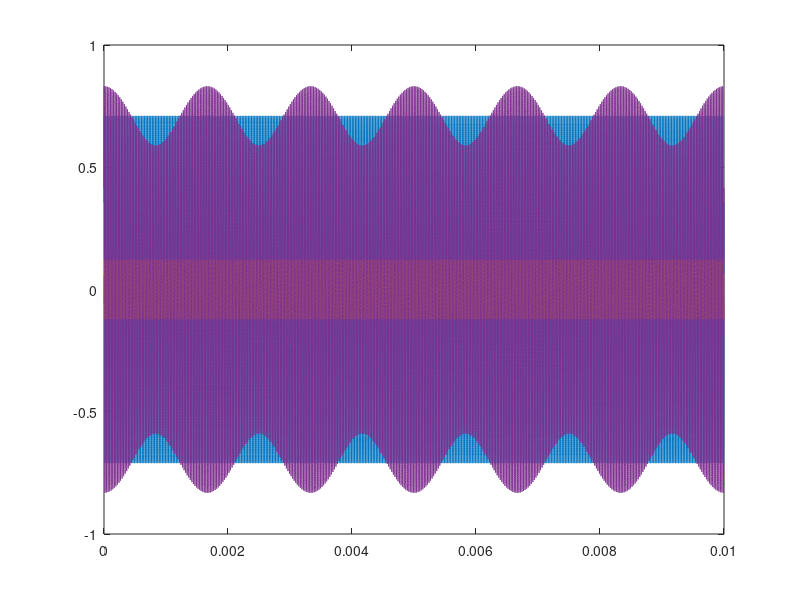
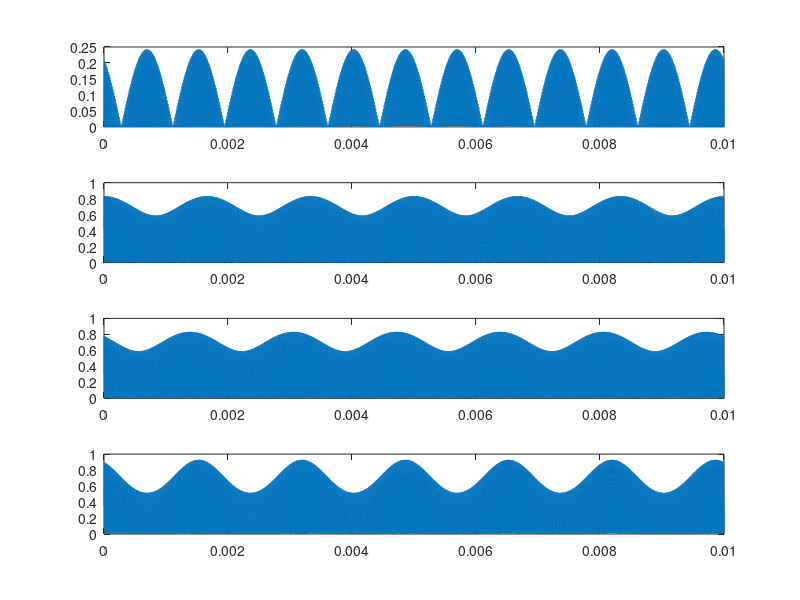

Source code (MATLAB) for these figures, in order:
A=0.41;
B=0.070;
fs=40e3;
fsM2fo=39400;
fsP2fo=40600;

time=linspace(0,400/fs,100000);
A_fs=A*sin(2*pi*fs*time)-A*sin(2*pi*fs*time-2*pi/3);
plot(time,A_fs)

B_fsM2fo=B*sin(2*pi*fsM2fo*time)-B*sin(2*pi*fsM2fo*time+2*pi/3);

B_fsP2fo=B*sin(2*pi*fsP2fo*time)-B*sin(2*pi*fsP2fo*time-2*pi/3);

hold on; 

plot(time,B_fsM2fo);

hold on;

plot(time,B_fsP2fo);

%%
plot(time,A_fs+B_fsP2fo);


%%
figure();
subplot(4,1,1)
plot(time,abs(B_fsM2fo+B_fsP2fo));

%%
subplot(4,1,2)
plot(time,abs(A_fs+B_fsP2fo));

%%
subplot(4,1,3)
plot(time,abs(A_fs+B_fsM2fo));

subplot(4,1,4)
plot(time,abs(A_fs+B_fsM2fo+B_fsP2fo));
